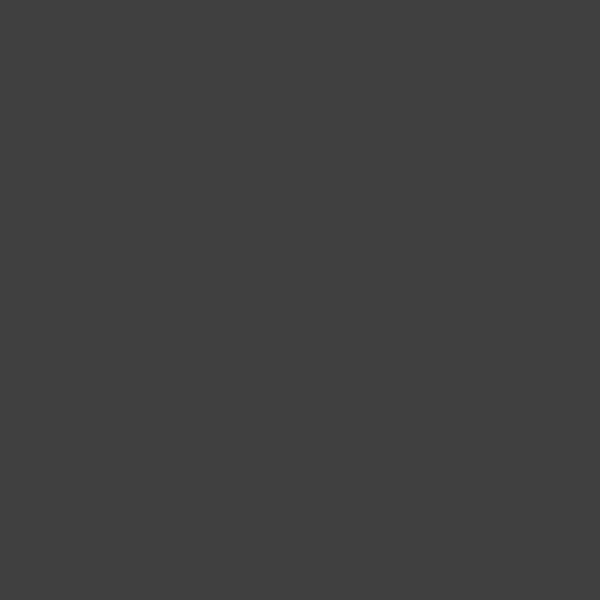
Frame 1 (no input)
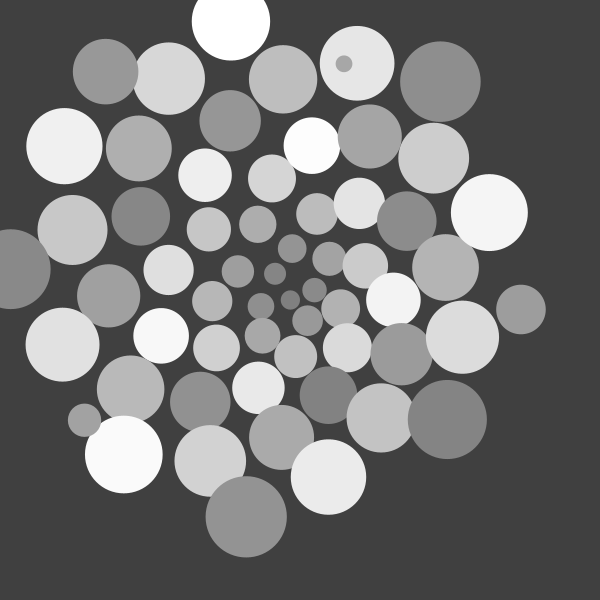
Frame 60 (the mouse pressed at the canvas centre just before this capture)
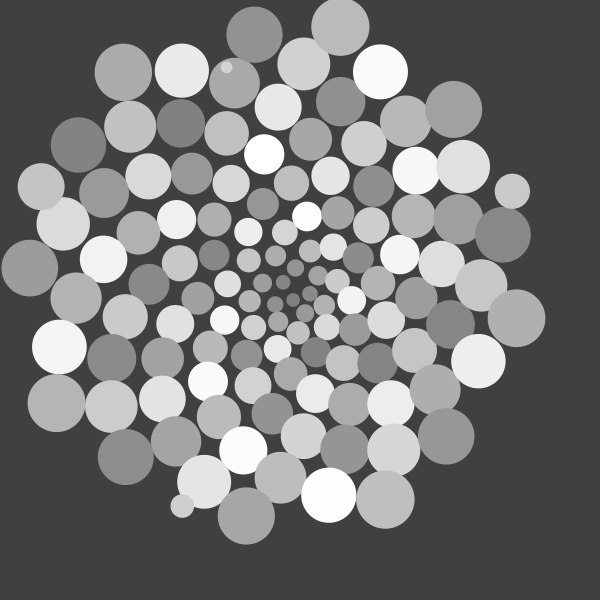
Frame 120 (the mouse held since frame 60 and released just before this capture)

The Processing sketch that drew these frames (run headless with seeded random() and noise(); from frame 60 on, the mouse is pressed at the canvas centre):

// Processing sketch: processing_1272
// ── processing_1272.pde

// Fibonacci Zoom
 
// - Jim Bumgardner
 
int f = 0;
 
 
float kMaxOffset = .9;
 
float phi = (sqrt(5)+1)/2 - 1; // golden ratio
float ga = phi*2*PI;           // golden angle
 
 
void setup()
{
  size(600,600);
  frameRate(30);
   
  println("phi " + phi);
  println("Big Picture (R=20) = " + sqrt(2601*20*20));
  // println("Small radius = " + R);
  noStroke();
  smooth();
  ellipseMode(CENTER);
  drawit();
}
 
 
void drawit()
{
  background(64);
  float m = 1+f;
  float rad = width/2 - 64;
  float asmall = (PI*rad*rad)/m;
  float R = sqrt((rad*rad)/m); // also sqrt(asmall/PI);
 
   // area filled thus far
   // asmall = PI*R*R
   // areafilled = asmall*i;
   // radiusfilled = Math.sqrt(areafilled/PI);
   // PI cancels out giving: radiusfilled = sqrt(R*R*i);
   // ratio of this radius-filled-so-far to rad
  float cumA = 0;
  for (int i = 0; i < m; ++i)
  {
    float a = i*ga; // angle
    fill(128+(i*5)%128);
 
    float ir = i/(float) (m-1); // i as a ratio
    float xo = asmall*kMaxOffset*2*ir - asmall*kMaxOffset; // area offset of this nodule
    float areai = asmall+xo;                 // area of this nodule
    float radi = sqrt(areai/PI);             // radius of this nodule
    float radcum = sqrt(cumA/PI);            // radius of cum area
     
    // println("d1 = " + d + " d2 = " + );
 
    radi *= min(1,(m-i)/5.0);
 
    float x = width/2 + sin(a)*(radcum+radi);
    float y = width/2 + cos(a)*(radcum+radi);
    
    ellipse(x-radi,y-radi,radi*2,radi*2);
    cumA += PI*radi*radi;
  }
}
 
void draw()
{
  drawit();
  ++f;
}
